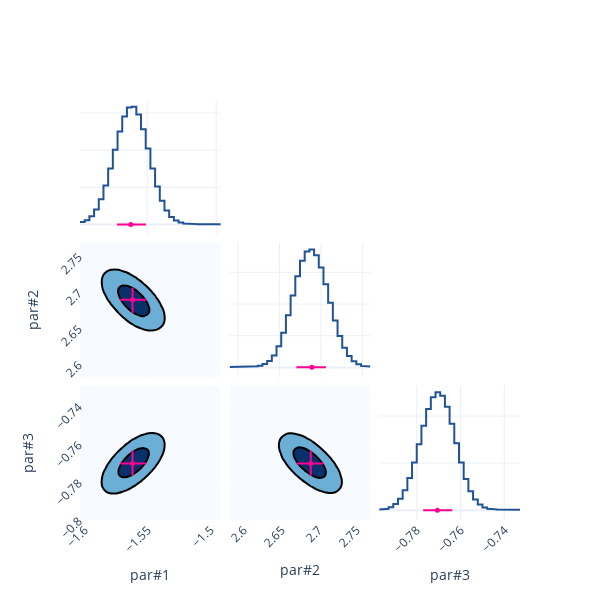

The notebook cell this image was saved under:
### Code cell
fig = Plot.post_corner(post, show=True)
fig.write_html('quickstart/corner.html')

### Figure 1 — Plotly figure (JSON) as saved in the notebook; plotly's stock layout.template omitted (floating-point values rounded to 4 significant figures; data arrays with more than 128 entries replaced by an {"elided": "..."} marker saying what was removed)
{"data": [{"line": {"color": "#205295", "width": 2}, "mode": "lines", "name": "par#1", "showlegend": false, "type": "scatter", "x": [-1.599, -1.595, -1.595, -1.592, -1.592, -1.588, -1.588, -1.585, -1.585, -1.582, -1.582, -1.578, -1.578, -1.575, -1.575, -1.571, -1.571, -1.568, -1.568, -1.565, -1.565, -1.561, -1.561, -1.558, -1.558, -1.554, -1.554, -1.551, -1.551, -1.548, -1.548, -1.544, -1.544, -1.541, -1.541, -1.537, -1.537, -1.534, -1.534, -1.531, -1.531, -1.527, -1.527, -1.524, -1.524, -1.52, -1.52, -1.517, -1.517, -1.514, -1.514, -1.51, -1.51, -1.507, -1.507, -1.503, -1.503, -1.5, -1.5, -1.497], "xaxis": "x", "y": [0.702, 0.702, 1.175, 1.175, 2.235, 2.235, 4.059, 4.059, 6.806, 6.806, 10.53, 10.53, 15.09, 15.09, 20.13, 20.13, 25.05, 25.05, 29.09, 29.09, 31.47, 31.47, 31.68, 31.68, 29.61, 29.61, 25.62, 25.62, 20.47, 20.47, 15.08, 15.08, 10.25, 10.25, 6.442, 6.442, 3.762, 3.762, 2.063, 2.063, 1.083, 1.083, 0.5635, 0.5635, 0.307, 0.307, 0.1848, 0.1848, 0.1269, 0.1269, 0.1001, 0.1001, 0.08887, 0.08887, 0.08473, 0.08473, 0.0834, 0.0834, 0.08307, 0.08307], "yaxis": "y"}, {"error_x": {"array": [0.01099], "arrayminus": [0.009926], "color": "#FF0092", "symmetric": false, "thickness": 2, "type": "data", "width": 0}, "marker": {"color": "#FF0092", "size": 5, "symbol": "circle"}, "mode": "markers", "name": "par#1 value", "showlegend": false, "type": "scatter", "x": [-1.562], "xaxis": "x", "y": [0.01], "yaxis": "y"}, {"line": {"color": "#205295", "width": 2}, "mode": "lines", "name": "par#2", "showlegend": false, "type": "scatter", "x": [2.59, 2.595, 2.595, 2.601, 2.601, 2.607, 2.607, 2.612, 2.612, 2.618, 2.618, 2.624, 2.624, 2.629, 2.629, 2.635, 2.635, 2.641, 2.641, 2.646, 2.646, 2.652, 2.652, 2.658, 2.658, 2.663, 2.663, 2.669, 2.669, 2.675, 2.675, 2.68, 2.68, 2.686, 2.686, 2.692, 2.692, 2.697, 2.697, 2.703, 2.703, 2.709, 2.709, 2.714, 2.714, 2.72, 2.72, 2.726, 2.726, 2.731, 2.731, 2.737, 2.737, 2.743, 2.743, 2.748, 2.748, 2.754, 2.754, 2.76], "xaxis": "x5", "y": [0.07275, 0.07275, 0.0786, 0.0786, 0.08728, 0.08728, 0.0982, 0.0982, 0.1189, 0.1189, 0.1684, 0.1684, 0.2822, 0.2822, 0.5251, 0.5251, 1.008, 1.008, 1.888, 1.888, 3.34, 3.34, 5.47, 5.47, 8.229, 8.229, 11.35, 11.35, 14.37, 14.37, 16.81, 16.81, 18.29, 18.29, 18.6, 18.6, 17.71, 17.71, 15.78, 15.78, 13.13, 13.13, 10.2, 10.2, 7.385, 7.385, 4.97, 4.97, 3.099, 3.099, 1.789, 1.789, 0.9606, 0.9606, 0.4853, 0.4853, 0.2399, 0.2399, 0.138, 0.138], "yaxis": "y5"}, {"error_x": {"array": [0.01695], "arrayminus": [0.01866], "color": "#FF0092", "symmetric": false, "thickness": 2, "type": "data", "width": 0}, "marker": {"color": "#FF0092", "size": 5, "symbol": "circle"}, "mode": "markers", "name": "par#2 value", "showlegend": false, "type": "scatter", "x": [2.689], "xaxis": "x5", "y": [0.01], "yaxis": "y5"}, {"colorscale": [[0, "rgb(247,251,255)"], [0.125, "rgb(222,235,247)"], [0.25, "rgb(198,219,239)"], [0.375, "rgb(158,202,225)"], [0.5, "rgb(107,174,214)"], [0.625, "rgb(66,146,198)"], [0.75, "rgb(33,113,181)"], [0.875, "rgb(8,81,156)"], [1, "rgb(8,48,107)"]], "contours": {"end": 0.008897, "size": 0.006935, "start": 0.001961}, "line": {"width": 2}, "name": "par#1&par#2", "ncontours": 2, "showlegend": false, "showscale": false, "type": "contour", "x": [-1.604, -1.6, -1.597, -1.594, -1.59, -1.587, -1.583, -1.58, -1.577, -1.573, -1.57, -1.566, -1.563, -1.56, -1.556, -1.553, -1.549, -1.546, -1.543, -1.539, -1.536, -1.532, -1.529, -1.526, -1.522, -1.519, -1.515, -1.512, -1.509, -1.505, -1.502, -1.498, -1.495, -1.492], "xaxis": "x4", "y": [2.581, 2.587, 2.593, 2.598, 2.604, 2.61, 2.615, 2.621, 2.627, 2.632, 2.638, 2.644, 2.649, 2.655, 2.661, 2.666, 2.672, 2.678, 2.683, 2.689, 2.694, 2.7, 2.706, 2.711, 2.717, 2.723, 2.728, 2.734, 2.74, 2.745, 2.751, 2.757, 2.762, 2.768], "yaxis": "y4", "z": {"elided": "34x34 float values"}}, {"error_x": {"array": [0.01099], "arrayminus": [0.009926], "color": "#FF0092", "symmetric": false, "thickness": 2, "type": "data", "width": 0}, "error_y": {"array": [0.01695], "arrayminus": [0.01866], "color": "#FF0092", "symmetric": false, "thickness": 2, "type": "data", "width": 0}, "marker": {"color": "#FF0092", "size": 5, "symbol": "circle"}, "mode": "markers", "name": "par#1&par#2", "showlegend": false, "type": "scatter", "x": [-1.562], "xaxis": "x4", "y": [2.689], "yaxis": "y4"}, {"line": {"color": "#205295", "width": 2}, "mode": "lines", "name": "par#3", "showlegend": false, "type": "scatter", "x": [-0.7972, -0.795, -0.795, -0.7929, -0.7929, -0.7907, -0.7907, -0.7886, -0.7886, -0.7864, -0.7864, -0.7843, -0.7843, -0.7822, -0.7822, -0.78, -0.78, -0.7779, -0.7779, -0.7757, -0.7757, -0.7736, -0.7736, -0.7714, -0.7714, -0.7693, -0.7693, -0.7671, -0.7671, -0.765, -0.765, -0.7629, -0.7629, -0.7607, -0.7607, -0.7586, -0.7586, -0.7564, -0.7564, -0.7543, -0.7543, -0.7521, -0.7521, -0.75, -0.75, -0.7478, -0.7478, -0.7457, -0.7457, -0.7436, -0.7436, -0.7414, -0.7414, -0.7393, -0.7393, -0.7371, -0.7371, -0.735, -0.735, -0.7328], "xaxis": "x9", "y": [0.3165, 0.3165, 0.5927, 0.5927, 1.27, 1.27, 2.592, 2.592, 4.888, 4.888, 8.495, 8.495, 13.63, 13.63, 20.26, 20.26, 27.96, 27.96, 35.91, 35.91, 42.99, 42.99, 48.03, 48.03, 50.07, 50.07, 48.65, 48.65, 43.93, 43.93, 36.76, 36.76, 28.42, 28.42, 20.24, 20.24, 13.28, 13.28, 8.039, 8.039, 4.505, 4.505, 2.36, 2.36, 1.187, 1.187, 0.6136, 0.6136, 0.3631, 0.3631, 0.2601, 0.2601, 0.2121, 0.2121, 0.1795, 0.1795, 0.1526, 0.1526, 0.1357, 0.1357], "yaxis": "y9"}, {"error_x": {"array": [0.006821], "arrayminus": [0.006485], "color": "#FF0092", "symmetric": false, "thickness": 2, "type": "data", "width": 0}, "marker": {"color": "#FF0092", "size": 5, "symbol": "circle"}, "mode": "markers", "name": "par#3 value", "showlegend": false, "type": "scatter", "x": [-0.7706], "xaxis": "x9", "y": [0.01], "yaxis": "y9"}, {"colorscale": [[0, "rgb(247,251,255)"], [0.125, "rgb(222,235,247)"], [0.25, "rgb(198,219,239)"], [0.375, "rgb(158,202,225)"], [0.5, "rgb(107,174,214)"], [0.625, "rgb(66,146,198)"], [0.75, "rgb(33,113,181)"], [0.875, "rgb(8,81,156)"], [1, "rgb(8,48,107)"]], "contours": {"end": 0.009435, "size": 0.007437, "start": 0.001999}, "line": {"width": 2}, "name": "par#1&par#3", "ncontours": 2, "showlegend": false, "showscale": false, "type": "contour", "x": [-1.604, -1.6, -1.597, -1.594, -1.59, -1.587, -1.583, -1.58, -1.577, -1.573, -1.57, -1.566, -1.563, -1.56, -1.556, -1.553, -1.549, -1.546, -1.543, -1.539, -1.536, -1.532, -1.529, -1.526, -1.522, -1.519, -1.515, -1.512, -1.509, -1.505, -1.502, -1.498, -1.495, -1.492], "xaxis": "x7", "y": [-0.8004, -0.7982, -0.7961, -0.7939, -0.7918, -0.7897, -0.7875, -0.7854, -0.7832, -0.7811, -0.7789, -0.7768, -0.7746, -0.7725, -0.7704, -0.7682, -0.7661, -0.7639, -0.7618, -0.7596, -0.7575, -0.7553, -0.7532, -0.7511, -0.7489, -0.7468, -0.7446, -0.7425, -0.7403, -0.7382, -0.736, -0.7339, -0.7318, -0.7296], "yaxis": "y7", "z": {"elided": "34x34 float values"}}, {"error_x": {"array": [0.01099], "arrayminus": [0.009926], "color": "#FF0092", "symmetric": false, "thickness": 2, "type": "data", "width": 0}, "error_y": {"array": [0.006821], "arrayminus": [0.006485], "color": "#FF0092", "symmetric": false, "thickness": 2, "type": "data", "width": 0}, "marker": {"color": "#FF0092", "size": 5, "symbol": "circle"}, "mode": "markers", "name": "par#1&par#3", "showlegend": false, "type": "scatter", "x": [-1.562], "xaxis": "x7", "y": [-0.7706], "yaxis": "y7"}, {"colorscale": [[0, "rgb(247,251,255)"], [0.125, "rgb(222,235,247)"], [0.25, "rgb(198,219,239)"], [0.375, "rgb(158,202,225)"], [0.5, "rgb(107,174,214)"], [0.625, "rgb(66,146,198)"], [0.75, "rgb(33,113,181)"], [0.875, "rgb(8,81,156)"], [1, "rgb(8,48,107)"]], "contours": {"end": 0.009072, "size": 0.006931, "start": 0.002142}, "line": {"width": 2}, "name": "par#2&par#3", "ncontours": 2, "showlegend": false, "showscale": false, "type": "contour", "x": [2.581, 2.587, 2.593, 2.598, 2.604, 2.61, 2.615, 2.621, 2.627, 2.632, 2.638, 2.644, 2.649, 2.655, 2.661, 2.666, 2.672, 2.678, 2.683, 2.689, 2.694, 2.7, 2.706, 2.711, 2.717, 2.723, 2.728, 2.734, 2.74, 2.745, 2.751, 2.757, 2.762, 2.768], "xaxis": "x8", "y": [-0.8004, -0.7982, -0.7961, -0.7939, -0.7918, -0.7897, -0.7875, -0.7854, -0.7832, -0.7811, -0.7789, -0.7768, -0.7746, -0.7725, -0.7704, -0.7682, -0.7661, -0.7639, -0.7618, -0.7596, -0.7575, -0.7553, -0.7532, -0.7511, -0.7489, -0.7468, -0.7446, -0.7425, -0.7403, -0.7382, -0.736, -0.7339, -0.7318, -0.7296], "yaxis": "y8", "z": {"elided": "34x34 float values"}}, {"error_x": {"array": [0.01695], "arrayminus": [0.01866], "color": "#FF0092", "symmetric": false, "thickness": 2, "type": "data", "width": 0}, "error_y": {"array": [0.006821], "arrayminus": [0.006485], "color": "#FF0092", "symmetric": false, "thickness": 2, "type": "data", "width": 0}, "marker": {"color": "#FF0092", "size": 5, "symbol": "circle"}, "mode": "markers", "name": "par#2&par#3", "showlegend": false, "type": "scatter", "x": [2.689], "xaxis": "x8", "y": [-0.7706], "yaxis": "y8"}], "layout": {"height": 600, "width": 600, "xaxis": {"anchor": "y", "domain": [0, 0.32], "showticklabels": false, "tickangle": -45}, "xaxis2": {"anchor": "y2", "domain": [0.34, 0.66]}, "xaxis3": {"anchor": "y3", "domain": [0.68, 1]}, "xaxis4": {"anchor": "y4", "domain": [0, 0.32], "showticklabels": false, "tickangle": -45}, "xaxis5": {"anchor": "y5", "domain": [0.34, 0.66], "showticklabels": false, "tickangle": -45}, "xaxis6": {"anchor": "y6", "domain": [0.68, 1]}, "xaxis7": {"anchor": "y7", "domain": [0, 0.32], "showticklabels": true, "tickangle": -45, "title": {"text": "par#1"}}, "xaxis8": {"anchor": "y8", "domain": [0.34, 0.66], "showticklabels": true, "tickangle": -45, "title": {"text": "par#2"}}, "xaxis9": {"anchor": "y9", "domain": [0.68, 1], "showticklabels": true, "tickangle": -45, "title": {"text": "par#3"}}, "yaxis": {"anchor": "x", "domain": [0.68, 1], "showticklabels": false, "tickangle": -45}, "yaxis2": {"anchor": "x2", "domain": [0.68, 1]}, "yaxis3": {"anchor": "x3", "domain": [0.68, 1]}, "yaxis4": {"anchor": "x4", "domain": [0.34, 0.66], "showticklabels": true, "tickangle": -45, "title": {"text": "par#2"}}, "yaxis5": {"anchor": "x5", "domain": [0.34, 0.66], "showticklabels": false, "tickangle": -45}, "yaxis6": {"anchor": "x6", "domain": [0.34, 0.66]}, "yaxis7": {"anchor": "x7", "domain": [0, 0.32], "showticklabels": true, "tickangle": -45, "title": {"text": "par#3"}}, "yaxis8": {"anchor": "x8", "domain": [0, 0.32], "showticklabels": false, "tickangle": -45}, "yaxis9": {"anchor": "x9", "domain": [0, 0.32], "showticklabels": false, "tickangle": -45}}}
